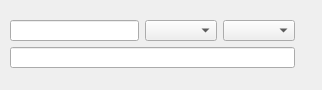
<?xml version="1.0" encoding="UTF-8"?>
<ui version="4.0">
 <class>Dialog</class>
 <widget class="QDialog" name="Dialog">
  <property name="geometry">
   <rect>
    <x>0</x>
    <y>0</y>
    <width>322</width>
    <height>90</height>
   </rect>
  </property>
  <property name="windowTitle">
   <string>Dialog</string>
  </property>
  <widget class="QWidget" name="">
   <property name="geometry">
    <rect>
     <x>10</x>
     <y>20</y>
     <width>285</width>
     <height>48</height>
    </rect>
   </property>
   <layout class="QGridLayout" name="gridLayout">
    <item row="0" column="0">
     <widget class="QLineEdit" name="lineEdit"/>
    </item>
    <item row="0" column="1">
     <widget class="QComboBox" name="comboBox"/>
    </item>
    <item row="0" column="2">
     <widget class="QComboBox" name="comboBox_2"/>
    </item>
    <item row="1" column="0" colspan="3">
     <widget class="QLineEdit" name="lineEdit_2"/>
    </item>
   </layout>
  </widget>
 </widget>
 <resources/>
 <connections/>
</ui>
